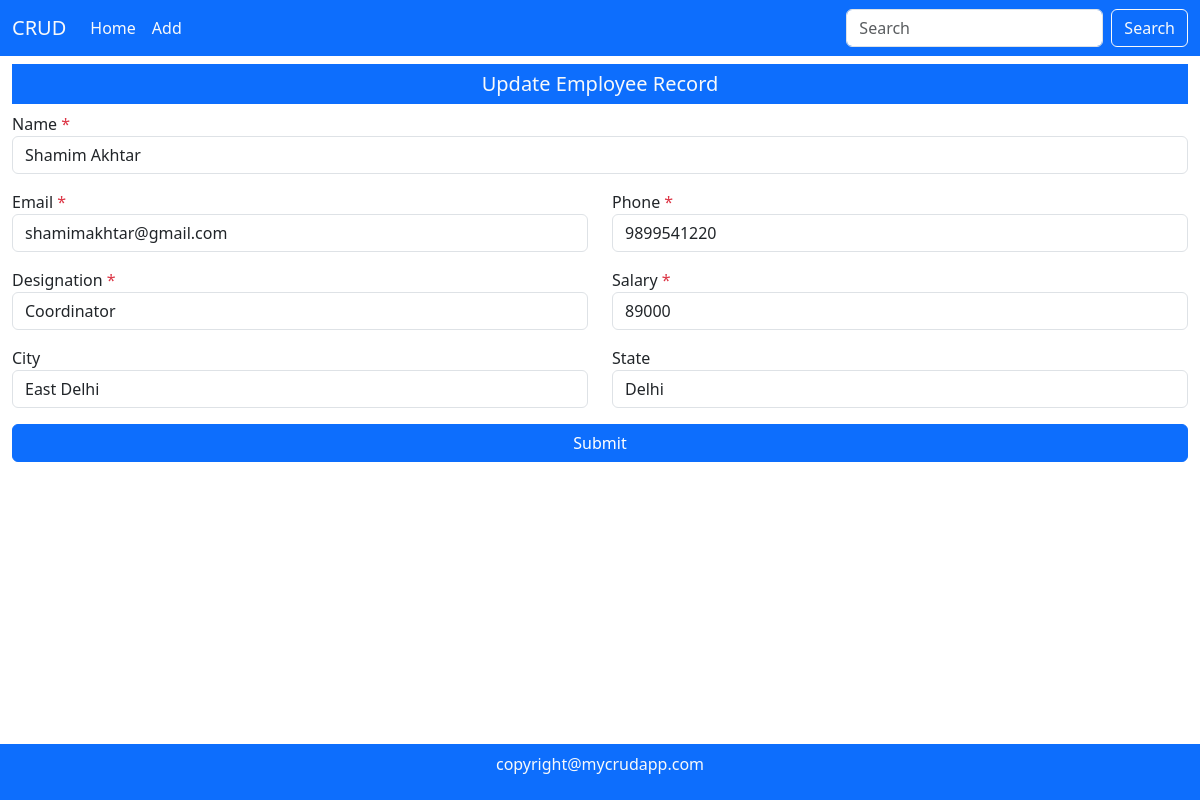
Page /update.php?id=11 on the committed database.
### tables this page shows
CREATE TABLE `employee` (
  `id` int(11) NOT NULL,
  `name` varchar(30) NOT NULL,
  `email` varchar(50) NOT NULL,
  `phone` varchar(15) NOT NULL,
  `dsg` varchar(20) NOT NULL,
  `salary` int(11) NOT NULL,
  `city` varchar(30) DEFAULT NULL,
  `state` varchar(30) DEFAULT NULL
);

### update.php (the view, shortened to what this page needs)
<?php
require("./db-connect.php");
if(isset($_GET['id'])){
    $id = $_GET['id'];
    $q = "select * from employee where id = '$id'";
    $result = mysqli_query($conn,$q);
    if(mysqli_num_rows($result)){
        $row = $result->fetch_assoc();
    }
    else{
        header("location:index.php");
        die();
    }
}
?>
<?php require("partials/header.php")?>
<?php require("partials/navbar.php")?>
<div class="container-fluid mid-section">
    <h5 class="bg-primary text-center text-light my-2 p-2">Update Employee Record</h5>
    <form action="" method="post">
        <div class="mb-3">
            <label>Name <span class="text-danger">*</span></label>
            <input type="text" name="name" required placeholder="Full Name" class="form-control"
                value="<?php echo $row['name']?>">
        </div>
        <div class="row">
            <div class="col-md-6 mb-3">
                <label>Email <span class="text-danger">*</span></label>
                <input type="text" name="email" required placeholder="Email Address" class="form-control"
                    value="<?php echo $row['email']?>">
            </div>
            <div class="col-md-6 mb-3">
                <label>Phone <span class="text-danger">*</span></label>
                <input type="text" name="phone" required placeholder="Phone Number" class="form-control"
                    value="<?php echo $row['phone']?>">
            </div>
        </div>
        <div class="row">
            <div class="col-md-6 mb-3">
                <label>Designation <span class="text-danger">*</span></label>
                <input type="text" name="dsg" required placeholder="Designation" class="form-control"
                    value="<?php echo $row['dsg']?>">
            </div>
            <div class="col-md-6 mb-3">
                <label>Salary <span class="text-danger">*</span></label>
                <input type="number" name="salary" required placeholder="Salary" class="form-control"
                    value="<?php echo $row['salary']?>">
            </div>
        </div>
        <div class="row">
            <div class="col-md-6 mb-3">
                <label>City</label>
                <input type="text" name="city" placeholder="City Name" class="form-control"
                    value="<?php echo $row['city']?>">
            </div>
            <div class="col-md-6 mb-3">
                <label>State</label>
                <input type="text" name="state" placeholder="State Name" class="form-control"
                    value="<?php echo $row['state']?>">
            </div>
        </div>
        <div class="mb-3">
            <button type="submit" class="btn btn-primary w-100">Submit</button>
        </div>
    </form>
</div>
<?php require("partials/footer.php")?>

### public/css/style.css (style rules this page uses)
.mid-section { overflow: auto; }

### rows in the picture
employee: name "Shamim Akhtar", email "shamimakhtar@gmail.com", phone "9899541220", dsg "Coordinator", salary "89000", city "East Delhi", state "Delhi"
